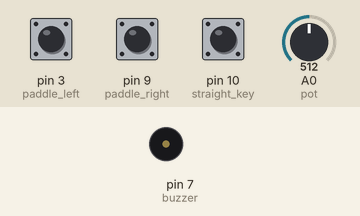
Bench run of a sketch on a simulated Arduino Uno, built with avr-gcc and run on an emulated ATmega328P. On the bench: buzzer (waves = sounding). Inputs (shaded band) come from the test bench; at power-on: pin 3 (paddle_left) HIGH, pin 9 (paddle_right) HIGH, pin 10 (straight_key) HIGH, A0 (pot) = 512.

Above: at 1.2 s.
1.3 s: pin 3 (paddle_left) pulled LOW for 1 s
At 1.53 s:
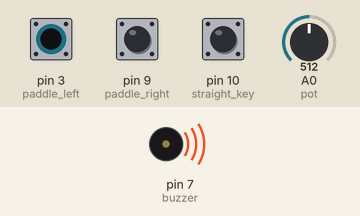
4.3 s: pin 9 (paddle_right) pulled LOW for 1 s
At 6.3 s:
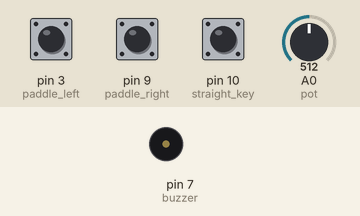
7.3 s: pin 9 (paddle_right) pulled LOW for 3.2 s
At 7.43 s:
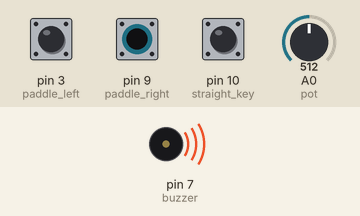
12.0 s: pin 3 (paddle_left) pulled LOW for 3.2 s
At 15.5 s:
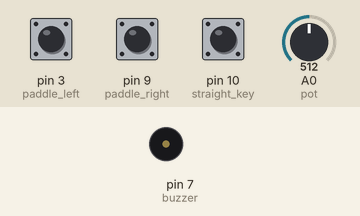
Timing chart, 0 to 17.0 s (numbered marks = the images above; inputs shaded):
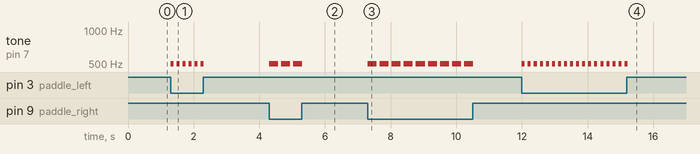

Measured:
- after the input at 1.3 s, tone on pin 7 (buzzer): alternates 501 Hz for 0.09 s and silent for 0.09 s, 12 changes in all, then stays silent, starting at once
- after the input at 4.3 s, tone on pin 7 (buzzer): alternates 501 Hz for 0.28 s and silent for 0.09 s, 6 changes in all, then stays silent, starting at once
- after the input at 7.3 s, tone on pin 7 (buzzer): alternates 501 Hz for 0.28 s and silent for 0.09 s, 18 changes in all, then stays silent, starting at once
- after the input at 12.0 s, tone on pin 7 (buzzer): alternates 501 Hz for 0.09 s and silent for 0.09 s, 36 changes in all, then stays silent, starting at once

The sketch:

cw_keyer.ino
```cpp
int paddle_left = 3;
int paddle_right = 9;
int straight_key = 10;
int buzzer = 7;


bool alreadyPlaying = false;
int pot = A0;
int wpm = 30;


unsigned long saveTime;
unsigned long timeSinceLastButton;

void setup() {
  // put your setup code here, to run once:
  pinMode(paddle_left, INPUT_PULLUP);
  pinMode(paddle_right, INPUT_PULLUP);
  pinMode(buzzer, OUTPUT);
  pinMode(pot, INPUT);
  pinMode(straight_key, INPUT_PULLUP);
  Serial.begin(9600);
}

void loop() {
  wpm = map(analogRead(pot), 0, 1023, 5, 50) / 2;
  int waitms = 1200 / wpm;
  int dit_speed = waitms;
  timeSinceLastButton = millis() - saveTime;
  int left_state = digitalRead(paddle_left);
  int right_state = digitalRead(paddle_right);
  int key_state = digitalRead(straight_key);
  if (key_state == 0) {
    tone(buzzer, 501);
  }
  else {
    noTone(buzzer);
  }
  if (left_state == 0) {
    //if (!alreadyPlaying) {
    tone(buzzer, 501);
    delay(dit_speed);
    noTone(buzzer);
    //alreadyPlaying = true;
    //}
    delay(dit_speed);
  }
  else {
    //alreadyPlaying = false;
  }
  if (right_state == 0) {
    //if (!alreadyPlaying) {
    tone(buzzer, 501);
    delay(dit_speed * 3);
    noTone(buzzer);
    //alreadyPlaying = true;
    //}
    delay(dit_speed);
  }
  else {
    //alreadyPlaying = false;
  }
}
```
